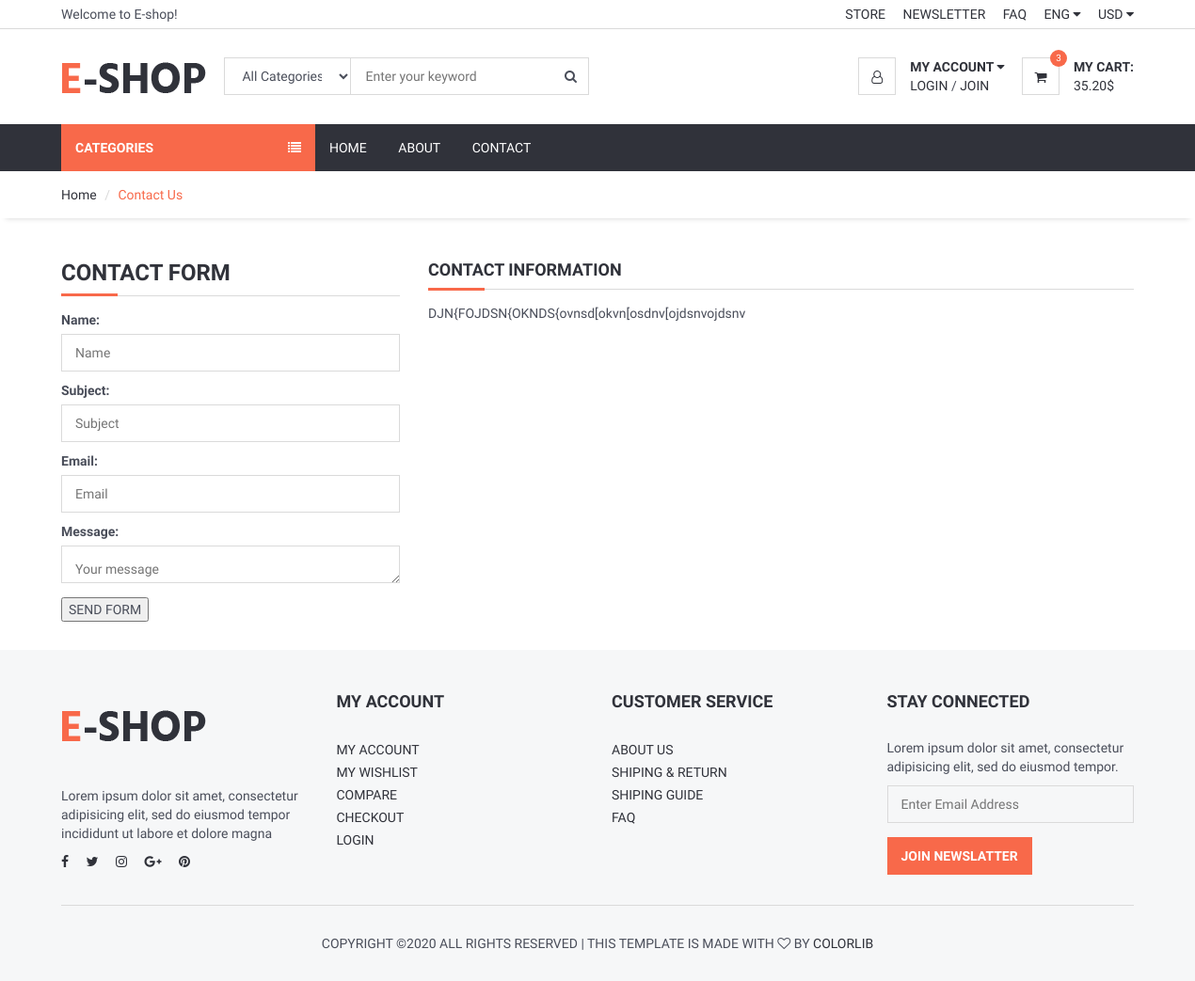
The app's page /contact/, older data.
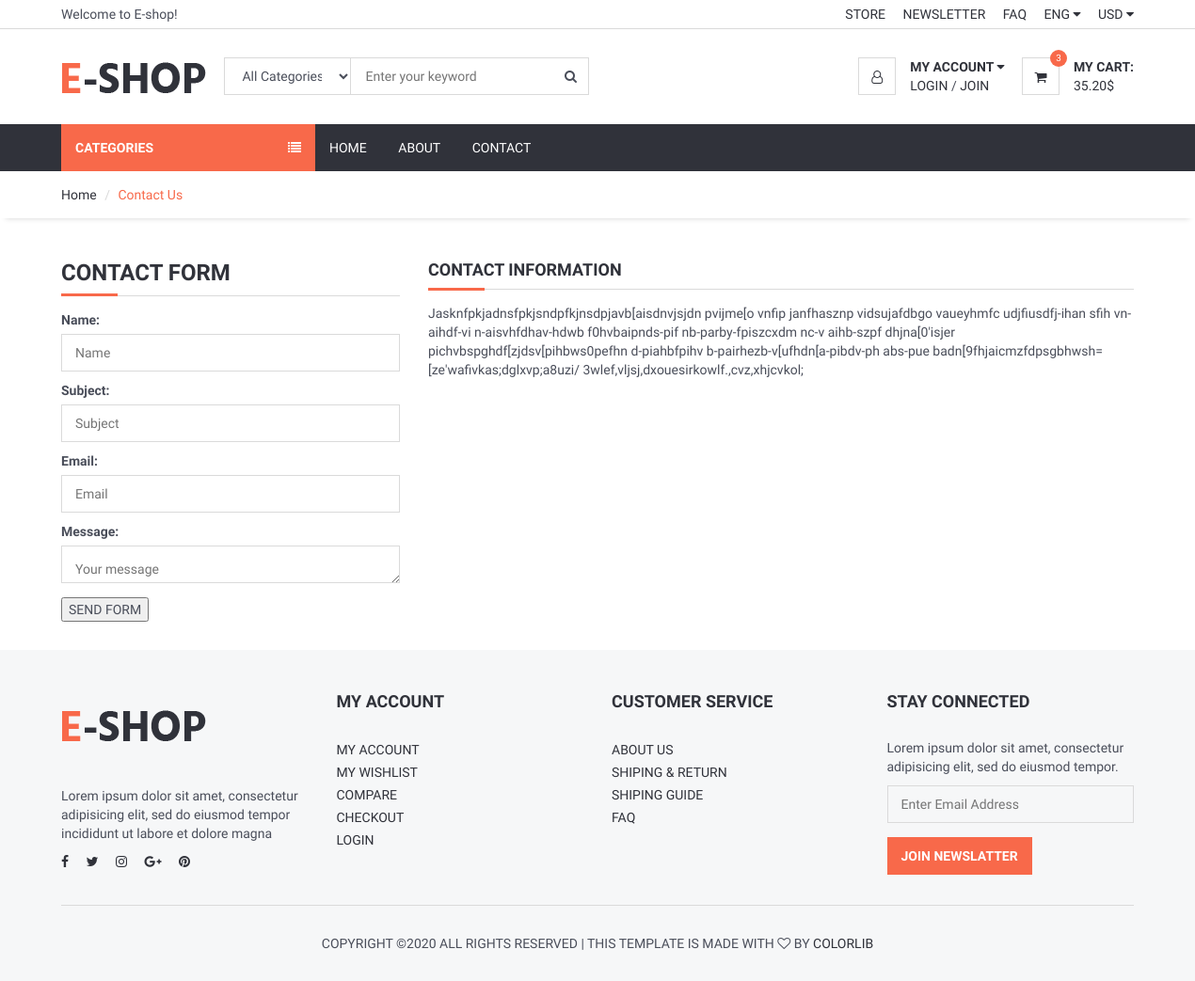
The same page, newer data.
### home/models.py (models this page shows, shortened)
class Setting(models.Model):
    STATUS =(
        ('True', 'Mavjud'),
        ('False', 'Mavjud emas'),
    )
    title = models.CharField(max_length=255)
    keywords = models.CharField(max_length=255)
    description = models.CharField(max_length=255)
    address = models.CharField(max_length=255, blank=True)
    phone = models.IntegerField()
    fax = models.IntegerField()
    email = models.CharField(max_length=255, blank=True)
    image = models.ImageField(blank=True,upload_to='images/')
    facebook = models.CharField(max_length=255, blank=True)
    instagram = models.CharField(max_length=255, blank=True)
    telegram = models.CharField(max_length=255, blank=True)
    aboutus = RichTextField()
    contacts = RichTextField()
    status = models.CharField(max_length=15, choices=STATUS, default='True')
    create_at = models.DateTimeField(auto_now_add=True)
    update_at = models.DateTimeField(auto_now=True)

### home/views.py (the view, shortened to what this page needs)
# urls.py: path('contact/', views.contactus, name='contactus'),
def contactus(request):
    setting = Setting.objects.get(pk=1)
    form = ContactForm
    context = {'setting': setting,
               'form': form,}
    return render(request,'contact.html', context)

### home/templates/contact.html (shortened to what this page needs)
{% extends 'homebase.html'%}
{% load static %}
{% block sidebar %}{% include 'sidebar.html' %}{% endblock %}
{% block body %}
	<div id="breadcrumb">
		<div class="container">
			<ul class="breadcrumb">
				<li><a href="/">Home</a></li>
				<li class="active">Contact Us</li>
			</ul>
		</div>
	</div>
	<div class="section">
		<div class="container">
			<div class="row">
					<div class="col-md-4">
						<div class="billing-details">
							<div class="section-title">
								<h3 class="title">Contact Form</h3>
							</div>
                             <form id="checkout-form" class="clearfix" method="post">
                                 {{ form.as_p }}
							 <input type="submit" value="SEND FORM">
                             </form>
						</div>
					</div>
					<div class="col-md-8">
						<div class="shiping-methods">
							<div class="section-title">
								<h4 class="title">Contact Information</h4>
							</div>
							<div>
								{{ setting.contacts|safe }}
							</div>
						</div>
					</div>
			</div>
		</div>
	</div>
 {% endblock %}
{% block footer %}{% include 'footer.html' %} {% endblock %}

Row changes from the older to the newer data that the page shows:
changed Setting: contacts "DJN{FOJDSN{OKNDS{ovnsd[okvn[osdnv[ojdsnvojdsnv" → "Jasknfpkjadnsfpkjsndpfkjnsdpjavb[aisdnvjsjdn pvijme[o vnfip janfhasznp vidsujafdbgo vaueyhmfc udjfiusdfj-ihan sfih vn-aihdf-vi n-aisvhfdhav-hdwb f0hvbaipnds-pif nb-parby-fpiszcxdm nc-v aihb-szpf dhjna[0'isjer pichvbspghdf[zjdsv[pihbws0pefhn d-piahbfpihv b-pairhezb-v[ufhdn[a-pibdv-ph abs-pue badn[9fhjaicmzfdpsgbhwsh=[ze'wafivkas;dglxvp;a8uzi/ 3wlef,vljsj,dxouesirkowlf.,cvz,xhjcvkol;"
